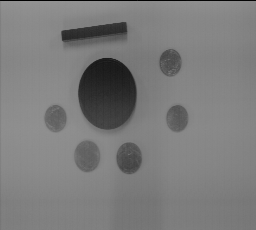
#> input picture Taller5/images/morpho.png, 256 x 230 px
$ jupyter execute '1. Operadores de dilatación y erosión.ipynb'
#> lines starting #> are read from the running program, lines starting #| are printed output that depends on the picture; after the words box and inside, x2 and y2 are one past the last pixel; in counts of white or black regions, pixels touching at a corner belong together
[cell 1]
import cv2
import matplotlib.pyplot as plt
import numpy as np
from skimage.morphology import dilation, erosion, opening, closing

from skimage.morphology import footprint_rectangle

# Operadores de dilatación y erosión

## Cargue y visualice la imagen morpho.png

[cell 2]
morpho = cv2.imread('images/morpho.png', cv2.IMREAD_GRAYSCALE)
#> morpho is the input picture: shape (230, 256); min 0, max 148, mean 123.1
plt.imshow(morpho, cmap='gray', vmin=0, vmax=255)
plt.show()

## Haga una umbralización de esta imagen, para obtener objetos negros sobre fondo blanco (umbral alrededor de 115).

[cell 3]
thres_value, thres_morpho = cv2.threshold(morpho, 113, 225, cv2.THRESH_BINARY)
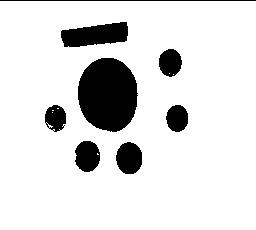
#> thres_morpho: shape (230, 256); values 0 (black) and 225 (white), 87% white; 8 black regions, largest, box (x1, y1, x2, y2) and area: (78, 58, 138, 132) 3502, (61, 22, 128, 47) 1220, (116, 142, 142, 174) 663
plt.imshow(thres_morpho, cmap='gray', vmin=0, vmax=255)
plt.show()

## Se desea eliminar los objetos de dimensión pequeña. Para hacer esto, se va a reducir el tamaño de todos los objetos, hasta que quede únicamente el más grande. Después se "inflará" de nuevo el objeto que quedó. Recuerde que la erosión reduce el tamaño de los objetos claros y que la dilatación aumenta su tamaño. En nuestro caso, los objetos son oscuros. Por consiguiente, para reducir su tamaño, es necesario dilatar el fondo claro.

## Sobre la imagen binaria efectúe una dilatación con un elemento estructurante o máscara cuadrada de 29x29. ¿Qué obtiene como resultado?

[cell 4]
dilated_morpho = dilation(thres_morpho, footprint=footprint_rectangle((29,29)))
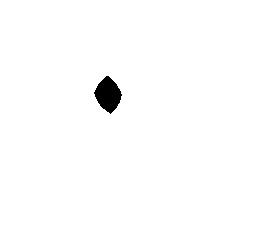
#> dilated_morpho: shape (230, 256); values 0 (black) and 225 (white), 98.9% white; 1 black region, box (x1, y1, x2, y2) and area: (94, 76, 122, 114) 661
plt.imshow(dilated_morpho, cmap='gray', vmin=0, vmax=255)
plt.show()

Como se puede apreciar, solo queda visible el objeto más grande de la imagen, y este ha pasado de tener forma redonda a cuadrada. Además de haber reducido su tamaño.

## Sobre la imagen resultante, haga una erosión con la misma máscara. ¿Cómo es el objeto obtenido con respecto al original?

[cell 5]
eroded_morpho = erosion(dilated_morpho, footprint=footprint_rectangle((29,29)))
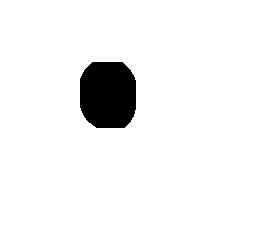
#> eroded_morpho: shape (230, 256); values 0 (black) and 225 (white), 94.4% white; 1 black region, box (x1, y1, x2, y2) and area: (80, 62, 136, 128) 3293
plt.imshow(eroded_morpho, cmap='gray', vmin=0, vmax=255)
plt.show()

Como se aprecia en las imagenes, la erosión aumenta el tamaño de los objetos, mientras que la dilatación reduce su tamaño.

## Sobre la imagen resultado del punto anterior, haga una erosión con una máscara en cruz, de tamaño 11x11. Las máscaras en cruz deben crearse generando una matriz de nxn (tamaño deseado) y colocando 1’ s en la cruz. Los demás elementos se deben dejar vacíos (SIN CEROS).

[cell 6]
kernel = np.zeros((11,11), dtype=np.uint8)
kernel[:, (11//2)] = 1
kernel[(11//2), :] = 1

eroded_morpho2 = erosion(eroded_morpho, footprint=kernel)
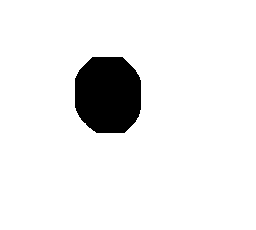
#> eroded_morpho2: shape (230, 256); values 0 (black) and 225 (white), 92.7% white; 1 black region, box (x1, y1, x2, y2) and area: (75, 57, 141, 133) 4302
plt.imshow(eroded_morpho2, cmap='gray', vmin=0, vmax=255)
plt.show()

## Calcule el máximo entre esta última imagen y la imagen original umbralizada. ¿Cómo es el resultado obtenido?

[cell 7]
max_morpho = cv2.max(eroded_morpho2, thres_morpho)
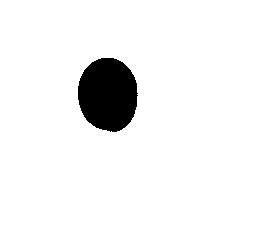
#> max_morpho: shape (230, 256); values 0 (black) and 225 (white), 94.1% white; 1 black region, box (x1, y1, x2, y2) and area: (78, 58, 138, 132) 3502
plt.imshow(max_morpho, cmap='gray', vmin=0, vmax=255)
plt.show()

Como se puede observar, se obtiene la silueta del objeto más grande de la imagen original.

## Repita las operaciones 1 a 4, trabajando directamente con la imagen original no umbralizada (en niveles de gris).

[cell 8]
dilation_morpho_2 = dilation(morpho, footprint=footprint_rectangle((29,29)))
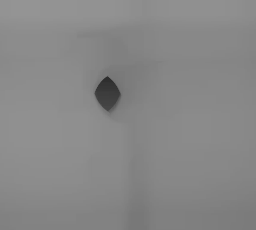
#> dilation_morpho_2: shape (230, 256); min 46, max 148, mean 135.5
plt.imshow(dilation_morpho_2, cmap='gray', vmin=0, vmax=255)
plt.show()

[cell 9]
eroded_morpho_2 = erosion(dilation_morpho_2, footprint=footprint_rectangle((29,29)))
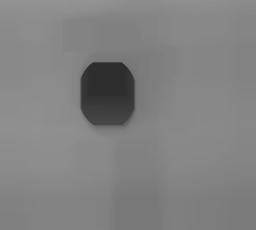
#> eroded_morpho_2: shape (230, 256); min 46, max 148, mean 129
plt.imshow(eroded_morpho_2, cmap='gray', vmin=0, vmax=255)
plt.show()

[cell 10]
kernel = np.zeros((11,11), dtype=np.uint8)
kernel[:, (11//2)] = 1
kernel[(11//2), :] = 1

eroded_morpho2_2 = erosion(eroded_morpho_2, footprint=kernel)
plt.imshow(eroded_morpho2_2, cmap='gray', vmin=0, vmax=255)
plt.show()

[cell 11]
max_morpho_2 = cv2.max(eroded_morpho2_2, morpho)
plt.imshow(max_morpho_2, cmap='gray', vmin=0, vmax=255)
plt.show()
